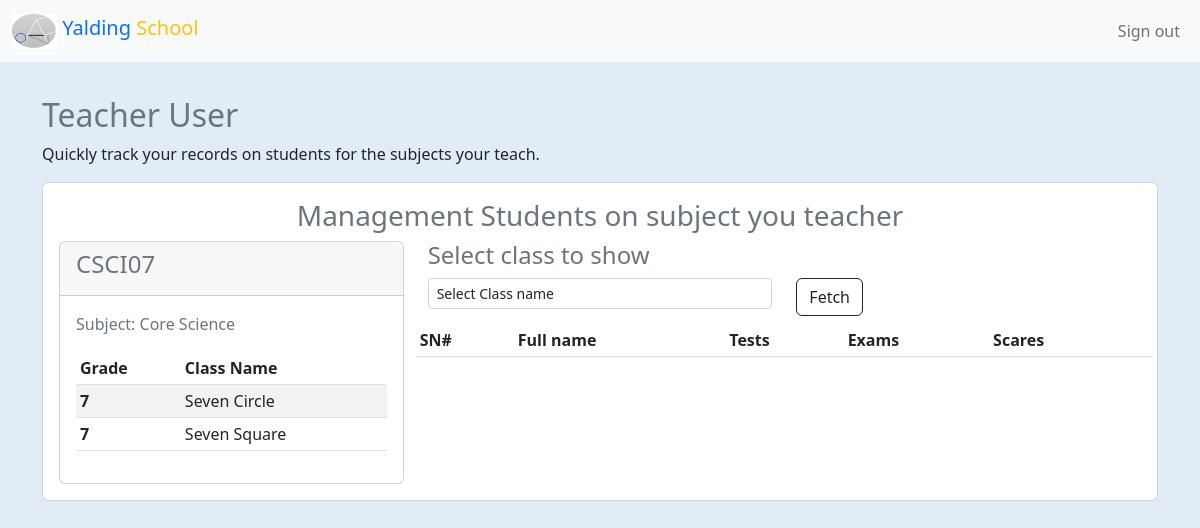
Page /app/users/client/teacher/list.php?code=CSCI07 (signed in) on the committed database.
### tables this page shows
CREATE TABLE `users` (
  `user_id` int(11) NOT NULL,
  `full_name` varchar(100) NOT NULL,
  `email` varchar(100) DEFAULT NULL,
  `user_name` varchar(150) NOT NULL,
  `password` varchar(200) NOT NULL,
  `user_role` varchar(75) DEFAULT NULL,
  `user_type` tinyint(4) NOT NULL DEFAULT 2,
  `gender` varchar(10) DEFAULT NULL,
  `tele` varchar(50) DEFAULT NULL,
  `mobile` varchar(50) DEFAULT NULL,
  `address` varchar(15) DEFAULT NULL,
  `join_date` timestamp NULL DEFAULT current_timestamp(),
  `last_login` timestamp NULL DEFAULT NULL,
  `change_password` tinyint(4) NOT NULL DEFAULT 0,
  `status` tinyint(4) NOT NULL DEFAULT 0,
  `permission` tinyint(4) NOT NULL DEFAULT 1,
  `deleted` tinyint(4) NOT NULL DEFAULT 0
);

CREATE TABLE `subjects` (
  `subj_id` int(11) NOT NULL,
  `subj_name` varchar(200) NOT NULL,
  `subj_code` varchar(100) NOT NULL,
  `subj_grade_level` tinyint(4) NOT NULL,
  `subj_status` tinyint(4) NOT NULL,
  `subj_period` varchar(50) NOT NULL,
  `inputted_by` varchar(100) NOT NULL,
  `inputted_at` datetime NOT NULL DEFAULT current_timestamp(),
  `updated_by` varchar(100) NOT NULL,
  `updated_at` timestamp NULL DEFAULT NULL
);

CREATE TABLE `school_class` (
  `class_id` int(11) NOT NULL,
  `class_name` varchar(100) NOT NULL,
  `class_name_figure` varchar(50) NOT NULL,
  `class_size` varchar(50) NOT NULL,
  `class_create_by` varchar(50) NOT NULL,
  `class_create_at` datetime NOT NULL DEFAULT current_timestamp(),
  `class_isful` tinyint(4) NOT NULL DEFAULT 0,
  `class_deleted` tinyint(4) NOT NULL DEFAULT 0
);

### core/init.php (called while the page is built, shortened)
<?php
$db = mysqli_connect(DB_HOST, DB_USER, DB_PASSWORD, DB);
if (isset($_SESSION['ADMIN_USER_SESSIONS'])) {
    $admin_id = $_SESSION['ADMIN_USER_SESSIONS'];
    $query = $db->query("SELECT * FROM `users` WHERE `user_id` = '{$admin_id}'");
    $user_data = mysqli_fetch_assoc($query);
    $fn = explode(' ', $user_data['full_name']);
    $user_data['first'] = $fn[0];
    $auth_user = $user_data['user_id'];
    $auth_user_type = $user_data['user_type'];
    $auth_user_name = $user_data['user_name'];
    $auth_user_role = $user_data['user_role'];
    $auth_user_fullname = $user_data['full_name'];
    $auth_password_change = $user_data['change_password'];
} elseif (isset($_SESSION['CLIENT_USER_SESSIONS'])) {
    $user_id = $_SESSION['CLIENT_USER_SESSIONS'];
    $query = $db->query("SELECT * FROM `users` WHERE `user_id` = '{$user_id}'");
    $user_data = mysqli_fetch_assoc($query);
    $fn = explode(' ', $user_data['full_name']);
    $user_data['fname'] = $fn[0];
    $auth_user_fullname = $user_data['full_name'];
}
include(ROOT . DS . "core" . DS . "head.php");
require_once(ROOT . DS . "core" . DS . "func.php");

### core/func.php (called while the page is built, shortened)
<?php
function sanitize($dirty)
{
    return htmlentities($dirty, ENT_QUOTES, "UTF-8");
}

### app/users/client/teacher/list.php (the view, shortened to what this page needs)
<?php
require_once $_SERVER['DOCUMENT_ROOT'] . './schoolapp/core/init.php';
include(ROOT . DS . "app" . DS . "components" . DS . "client_nav.php");
if (isset($_GET['code'])) {
    $code = sanitize($_GET['code']);
    $table_code = $db->query("SELECT * FROM `subjects` WHERE `subj_code` = '{$code}'");
    $code_table = mysqli_fetch_assoc($table_code);
    $grade = $code_table['subj_grade_level'];
    $class_grades = $db->query("SELECT * FROM `school_class` WHERE `class_name_figure` = '{$grade}'");
?>
<br><br>
<div class="container-fluid mt-5">
    <div class="grid">
        <div class="col">
            <div class="container">
                <h2 class="text-secondary"><?=$auth_user_fullname?></h2>
                <p>Quickly track your records on students for the subjects your teach.</p>
            </div>
        </div>
        <section>
            <div class="container">
                <div class="card p-3">
                    <h3 class="text-secondary text-center">Management Students on subject you teacher</h3>
                    <div class="row">
                        <div class="col-md-4">
                            <div class="card">
                                <div class="card-header">
                                   <h4 class="text-secondary"><?=$code_table['subj_code']?></h4>
                                </div>
                                <div class="card-body">
                                    <p class="text-secondary">Subject: <?=$code_table['subj_name']?></p>
                                    <table class="table table-striped table-sm table-hover">
                                        <thead>
                                            <tr>
                                                <th scope="col">Grade</th>
                                                <th scope="col">Class Name</th>
                                            </tr>
                                        </thead>
                                        <tbody>
                                            <?php while($class_grade = mysqli_fetch_assoc($class_grades)):?>
                                                <tr>
                                                    <th scope="row"><?=$class_grade['class_name_figure']?></th>
                                                    <td><?=$class_grade['class_name']?></td>
                                                </tr>
                                            <?php endwhile;?>
                                        </tbody>
                                    </table>
                                </div>
                            </div>
                        </div>
                        <div class="col-md-8">
                            <form action="list.php?code=<?=$code ?>" method="post">
                                <h4 class="text-secondary">Select class to show</h4>
                                <div class="row">
                                    <div class="col">
                                        <select name="student-class" id="student-class" class="form-control form-control-sm">
                                            <option value="">Select Class name</option>
                                        </select>
                                    </div>
                                    <div class="col">
                                        <button type="submit" name="fetch_class" id="fetch_class" class="btn btn-outline-dark">Fetch</button>
                                    </div>
                                    <table class="table table-striped table-sm table-hover mt-2">
                                    <thead>
                                        <tr>
                                            <th scope="col">SN#</th>
                                            <th scope="col">Full name</th>
                                            <th scope="col">Tests</th>
                                            <th scope="col">Exams</th>
                                            <th scope="col">Scares</th>
                                            <th scope="col"></th>
                                        </tr>
                                    </thead>
                                </table>
                                </div>
                            </form>
                        </div>
                    </div>
                </div>
            </div>
        </section>
    </div>
<?php }

### css/main.css (style rules this page uses)
body { background-color: #e2ecf6; }

### rows in the picture
users: full_name "Teacher User"
subjects: subj_code "CSCI07", subj_name "Core Science"
school_class: class_name_figure "7", class_name "Seven Circle"
school_class: class_name_figure "7", class_name "Seven Square"
